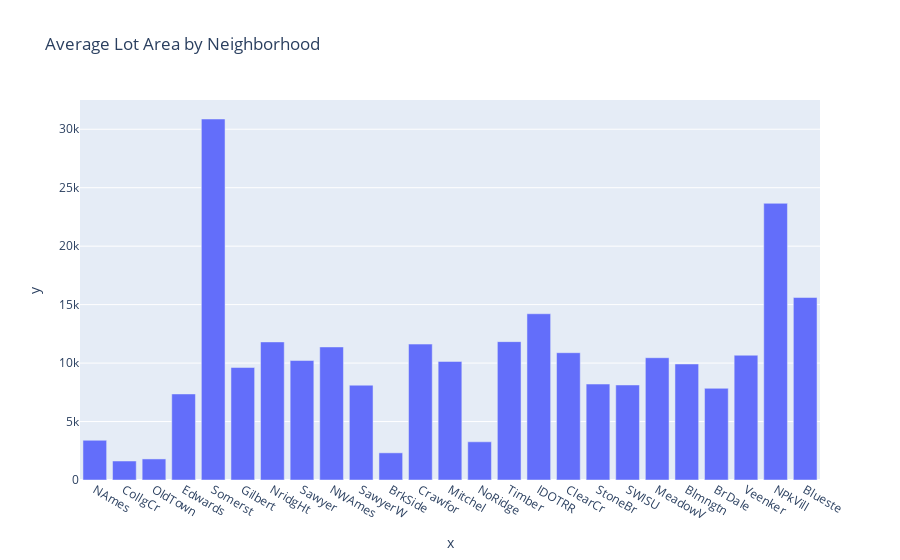

Write notebook code for a chart like this one.
### Code cell
fig = px.bar(cat_train, x=lotarea_neighborhood.index, y=avg_lotarea_neighborhood, title='Average Lot Area by Neighborhood')
fig.show()

### Figure 1 — Plotly figure (JSON) as saved in the notebook; plotly's stock layout.template omitted (floating-point values rounded to 4 significant figures)
{"data": [{"alignmentgroup": "True", "hovertemplate": "x=%{x}<br>y=%{y}<extra></extra>", "legendgroup": "", "marker": {"color": "#636efa", "pattern": {"shape": ""}}, "name": "", "offsetgroup": "", "orientation": "v", "showlegend": false, "textposition": "auto", "type": "bar", "x": ["NAmes", "CollgCr", "OldTown", "Edwards", "Somerst", "Gilbert", "NridgHt", "Sawyer", "NWAmes", "SawyerW", "BrkSide", "Crawfor", "Mitchel", "NoRidge", "Timber", "IDOTRR", "ClearCr", "StoneBr", "SWISU", "MeadowV", "Blmngtn", "BrDale", "Veenker", "NPkVill", "Blueste"], "xaxis": "x", "y": [3398.0, 1625, 1801, 7360.0, 30880.0, 9619.0, 11810.0, 10220.0, 11380.0, 8109.0, 2324, 11620.0, 10140.0, 3267.0, 11830.0, 14220.0, 10890.0, 8207.0, 8128.0, 10460.0, 9924.0, 7841.0, 10670.0, 23660.0, 15606], "yaxis": "y"}], "layout": {"barmode": "relative", "legend": {"tracegroupgap": 0}, "title": {"text": "Average Lot Area by Neighborhood"}, "xaxis": {"anchor": "y", "domain": [0, 1], "title": {"text": "x"}}, "yaxis": {"anchor": "x", "domain": [0, 1], "title": {"text": "y"}}}}
